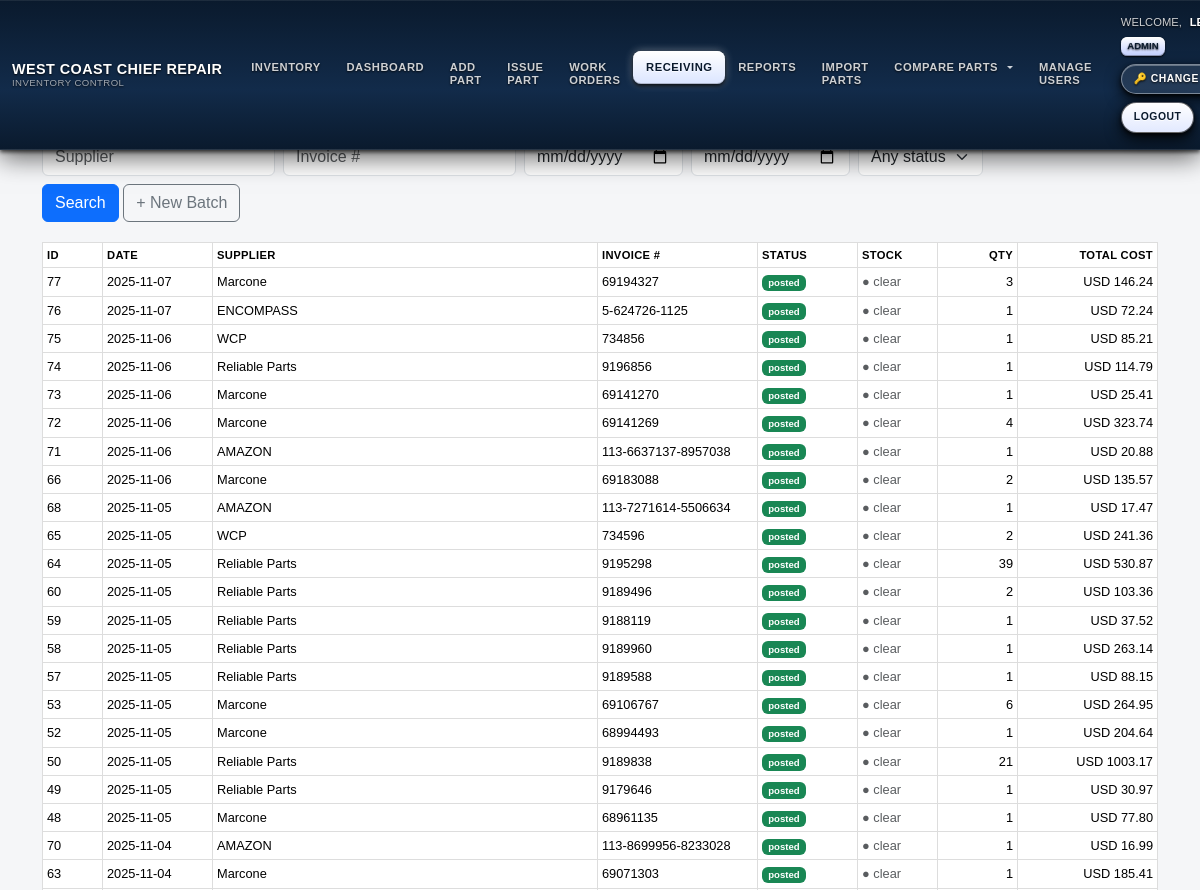
Before: /receiving (signed in, upper part) with the older database file.
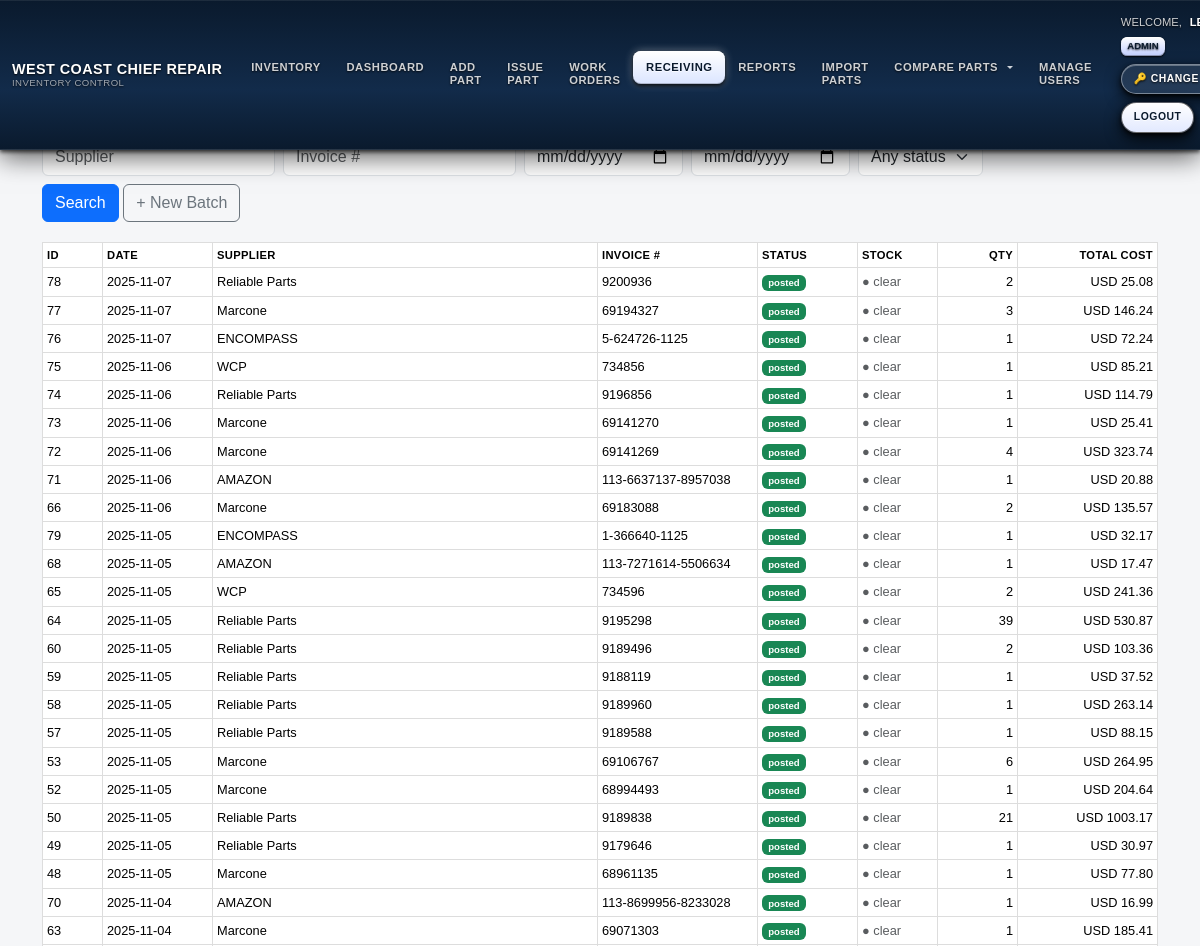
After: the same page with the newer database file.
### models.py (models this page shows, shortened)
class GoodsReceipt(db.Model):
    __tablename__ = "goods_receipts"
    __table_args__ = (
        db.Index("ix_gr_supplier_invoice", "supplier_name", "invoice_number"),
        {"extend_existing": True},
    )
    id = db.Column(db.Integer, primary_key=True)
    supplier_name = db.Column(db.String(200), nullable=False, index=True)
    invoice_number = db.Column(db.String(64))
    invoice_date = db.Column(db.Date)
    currency = db.Column(db.String(8), default="USD")
    notes = db.Column(db.Text)
    status = db.Column(db.String(16), default="draft", nullable=False)
    created_at = db.Column(db.DateTime, default=datetime.utcnow, nullable=False)
    created_by = db.Column(db.Integer)
    posted_at = db.Column(db.DateTime)
    posted_by = db.Column(db.Integer)
    attachment_path = db.Column(db.String(512))
    extra_expenses = db.Column(db.Float, default=0.0)
    @property
    def items(self):
        return self.lines

### inventory/routes.py (the view)
@inventory_bp.get("/receiving", endpoint="receiving_list")
@login_required
def receiving_list():
    from sqlalchemy import func
    current_app.logger.debug("### DEBUG receiving_list USING MODEL %s FROM %s TABLENAME=%s", ReceivingBatch, __file__,
                               getattr(ReceivingBatch, "__tablename__", "?"))
    q = ReceivingBatch.query
    supplier = (request.args.get("supplier") or "").strip()
    inv = (request.args.get("invoice") or "").strip()
    d1 = (request.args.get("date_from") or "").strip()
    d2 = (request.args.get("date_to") or "").strip()
    status = (request.args.get("status") or "").strip()
    if supplier:
        q = q.filter(ReceivingBatch.supplier_name.ilike(f"%{supplier}%"))
    if inv:
        q = q.filter(ReceivingBatch.invoice_number.ilike(f"%{inv}%"))
    if status in ("draft", "posted"):
        q = q.filter(ReceivingBatch.status == status)
    def _parse_date(s):
        try:
            return datetime.strptime(s, "%Y-%m-%d").date()
        except Exception:
            return None
    d1p, d2p = _parse_date(d1), _parse_date(d2)
    if d1p:
        q = q.filter(ReceivingBatch.invoice_date >= d1p)
    if d2p:
        q = q.filter(ReceivingBatch.invoice_date <= d2p)
    batches = q.order_by(
        ReceivingBatch.invoice_date.desc().nullslast(),
        ReceivingBatch.id.desc()
    ).all()
    totals = {}
    for b in batches:
        try:
            lines = getattr(b, "items", []) or getattr(b, "lines", []) or []
            total = 0.0
            for ln in lines:
                qty  = getattr(ln, "qty", None) or getattr(ln, "quantity", 0) or 0
                cost = getattr(ln, "unit_cost", None) or getattr(ln, "price", None) or 0.0
                try:
                    total += float(cost) * int(qty)
                except Exception:
                    pass
            totals[b.id] = total
        except Exception:
            totals[b.id] = 0.0
    can_admin = bool(
        getattr(current_user, "is_superadmin", False) or
        getattr(current_user, "is_super_admin", False) or
        getattr(current_user, "is_admin", False)
    )
    return render_template(
        "receiving_list.html",
        batches=batches,
        totals=totals,
        can_admin=can_admin,
        filters={
            "supplier": supplier, "invoice": inv,
            "date_from": d1, "date_to": d2, "status": status
        }
    )

### auth/routes.py (called while the page is built)
@login_manager.user_loader
def load_user(user_id):
    return User.query.get(int(user_id))

### templates/receiving_list.html (shortened to what this page needs)
{% extends "base.html" %}
{% block content %}
<h3>Receiving Batches</h3>
<form class="row g-2 mb-3" method="get">
  <div class="col-auto">
    <input name="supplier" class="form-control" placeholder="Supplier" value="{{ filters.supplier }}">
  </div>
  <div class="col-auto">
    <input name="invoice" class="form-control" placeholder="Invoice #" value="{{ filters.invoice }}">
  </div>
  <div class="col-auto">
    <input name="date_from" type="date" class="form-control" value="{{ filters.date_from }}">
  </div>
  <div class="col-auto">
    <input name="date_to" type="date" class="form-control" value="{{ filters.date_to }}">
  </div>
  <div class="col-auto">
    <select name="status" class="form-select">
      <option value="">Any status</option>
    </select>
  </div>
  <div class="col-auto">
    <button class="btn btn-primary">Search</button>
    <a class="btn btn-outline-secondary" href="{{ url_for('inventory.receiving_new') }}">+ New Batch</a>
  </div>
</form>
{% set role = current_user.role if current_user.is_authenticated else '' %}
{% set can_super = current_user.is_authenticated and (
  role == 'superadmin'
  or (current_user.is_superadmin|default(false))
  or (current_user.is_super_admin|default(false))
) %}
<table class="table table-sm table-hover align-middle">
  <thead>
    <tr>
      <th style="width:60px;">ID</th>
      <th style="width:110px;">Date</th>
      <th>Supplier</th>
      <th style="width:160px;">Invoice #</th>
      <th style="width:100px;">Status</th>
      <th style="width:80px;">Stock</th>
      <th style="width:80px;" class="text-end">Qty</th>
      <th style="width:140px;" class="text-end">Total Cost</th>
    </tr>
  </thead>
  <tbody>
  {% for b in batches %}
    {% set lines = (b.lines if (b.lines is defined) else (b.items if (b.items is defined) else [])) %}
    {% set ns = namespace(qty=0, total=0.0) %}
    {% for it in lines %}
      {% set q = (it.qty|default(it.quantity, true)|default(0, true))|int %}
      {% set u = (it.unit_cost|default(it.unit_cost_at_issue, true)|default(0.0, true))|float %}
      {% set ns.qty = ns.qty + q %}
      {% set ns.total = ns.total + (q * u) %}
    {% endfor %}
    {% set is_posted = (b.status|default('', true)) == 'posted' %}
    {% set stock_applied = (stock_flags[b.id] if stock_flags is defined and b.id in stock_flags else false) %}
    <tr onclick="location.href='{{ url_for('inventory.receiving_detail', batch_id=b.id) }}'"
        style="cursor:pointer">
      <td>{{ b.id }}</td>
      <td>{{ b.invoice_date|default('—', true) }}</td>
      <td>{{ b.supplier_name|default('', true) }}</td>
      <td>{{ b.invoice_number|default('', true) }}</td>
      <td>
        {% if is_posted %}
          <span class="badge bg-success">posted</span>
        {% else %}
          <span class="badge bg-secondary">draft</span>
        {% endif %}
      </td>
      <td>
        {% if stock_applied %}
          <span class="text-success" style="font-size:.8rem; white-space:nowrap;">● stock</span>
        {% else %}
          <span class="text-muted" style="font-size:.8rem; white-space:nowrap;">● clear</span>
        {% endif %}
      </td>
      <td class="text-end">{{ ns.qty }}</td>
      <td class="text-end">
        {{ b.currency|default('USD', true) }}
        {{
          '%.2f' % (
            (totals.get(b.id) if (totals is defined and b.id in totals) else ns.total)
          )
        }}
      </td>
    </tr>
  {% endfor %}
  </tbody>
</table>
{% endblock %}

Changed rows visible on the page:
added GoodsReceipt: id "78", invoice_date "2025-11-07", supplier_name "Reliable Parts", invoice_number "9200936", qty "2", currency "USD", id "25.08"
added GoodsReceipt: id "79", invoice_date "2025-11-05", supplier_name "ENCOMPASS", invoice_number "1-366640-1125", qty "1", currency "USD", id "32.17"
